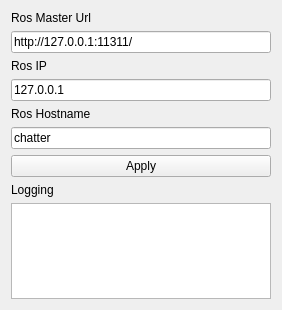
<?xml version="1.0" encoding="UTF-8"?>
<ui version="4.0">
 <class>Widget</class>
 <widget class="QWidget" name="Widget">
  <property name="geometry">
   <rect>
    <x>0</x>
    <y>0</y>
    <width>282</width>
    <height>310</height>
   </rect>
  </property>
  <property name="windowTitle">
   <string>Widget</string>
  </property>
  <layout class="QVBoxLayout" name="verticalLayout">
   <item>
    <widget class="QLabel" name="label">
     <property name="text">
      <string>Ros Master Url</string>
     </property>
    </widget>
   </item>
   <item>
    <widget class="QLineEdit" name="lineEdit_master">
     <property name="text">
      <string>http://127.0.0.1:11311/</string>
     </property>
    </widget>
   </item>
   <item>
    <widget class="QLabel" name="label_2">
     <property name="text">
      <string>Ros IP</string>
     </property>
    </widget>
   </item>
   <item>
    <widget class="QLineEdit" name="lineEdit_host">
     <property name="text">
      <string>127.0.0.1</string>
     </property>
    </widget>
   </item>
   <item>
    <widget class="QLabel" name="label_3">
     <property name="text">
      <string>Ros Hostname</string>
     </property>
    </widget>
   </item>
   <item>
    <widget class="QLineEdit" name="lineEdit_topic">
     <property name="text">
      <string>chatter</string>
     </property>
    </widget>
   </item>
   <item>
    <widget class="QPushButton" name="pushButton_Apply">
     <property name="text">
      <string>Apply</string>
     </property>
    </widget>
   </item>
   <item>
    <widget class="QLabel" name="label_4">
     <property name="text">
      <string>Logging</string>
     </property>
    </widget>
   </item>
   <item>
    <widget class="QListView" name="listView"/>
   </item>
  </layout>
 </widget>
 <resources/>
 <connections/>
</ui>
